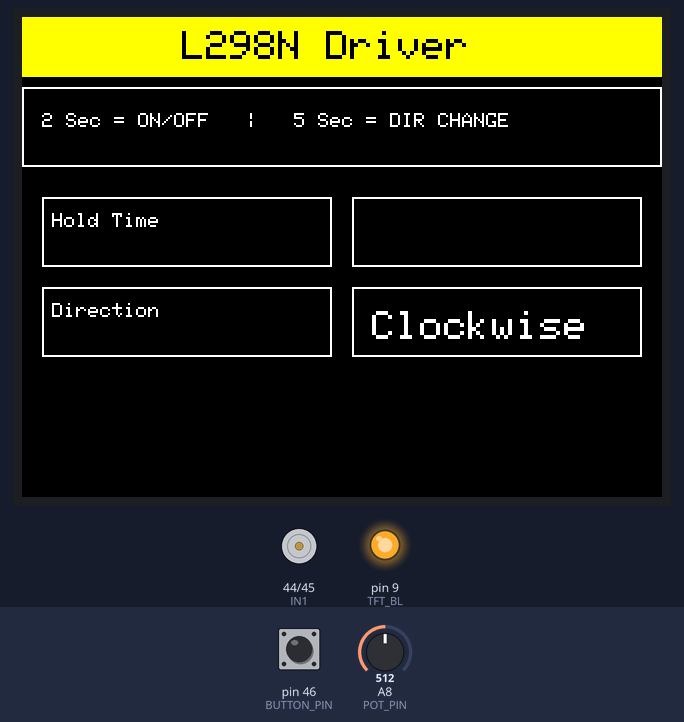
The sketch below on a simulated Arduino Mega 2560, built with avr-gcc and run on an emulated ATmega2560. Shown: 320×240 colour display, motor-driver pin pairs drawn as motors (green arrow = first pin HIGH = forward, orange = second pin HIGH = backward, longer = more drive, scaled by the enable pin), output pins drawn as LEDs (lit = HIGH). The test bench sets the inputs (shaded band); at power-on: pin 46 (BUTTON_PIN) LOW, A8 (POT_PIN) = 512.

Above: at 1.4 s.
1.5 s: pin 46 (BUTTON_PIN) pulled HIGH for 0.15 s
At 2.1 s:
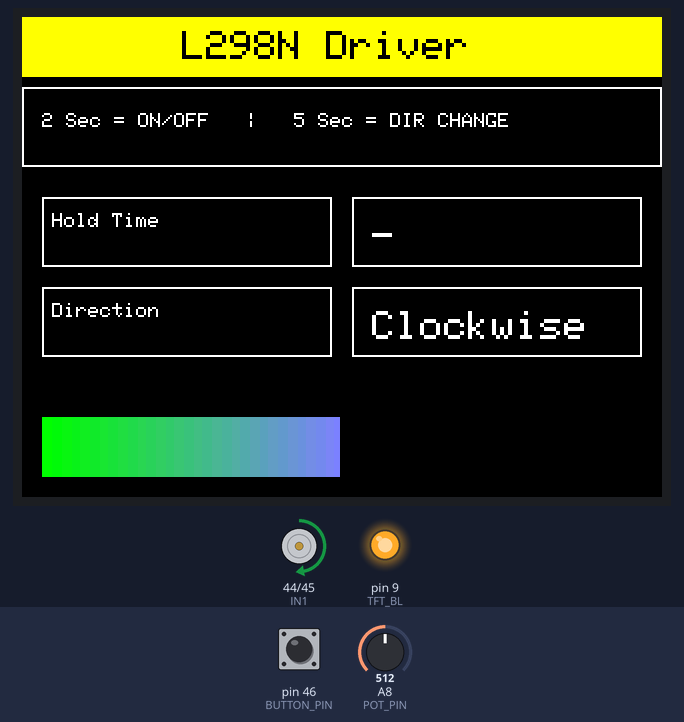
3.2 s: A8 (POT_PIN) set to 134
At 3.7 s:
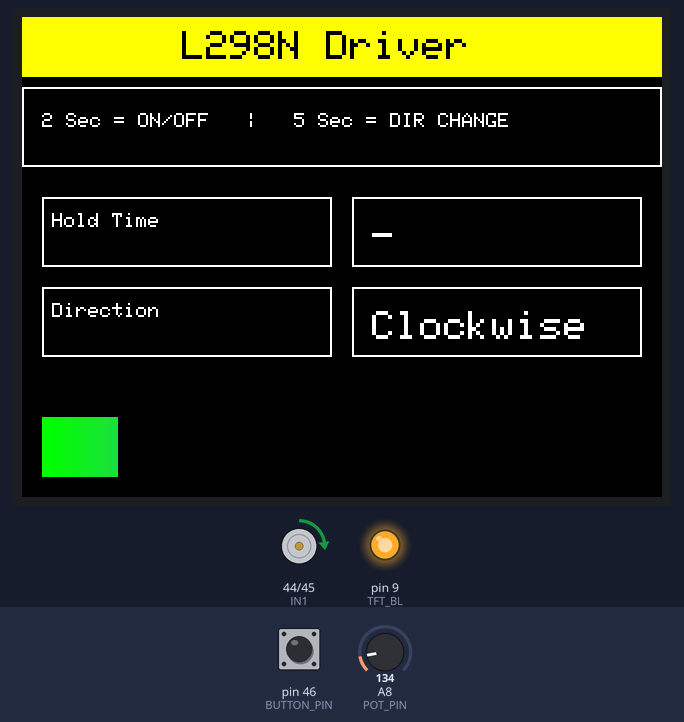
4.8 s: A8 (POT_PIN) set to 117
At 6.0 s:
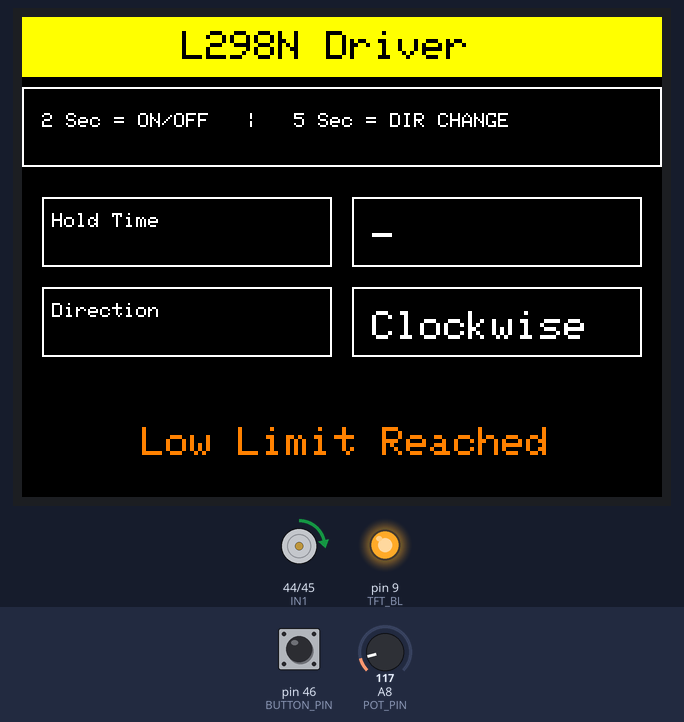
6.3 s: pin 46 (BUTTON_PIN) pulled HIGH for 1 s
At 8.2 s:
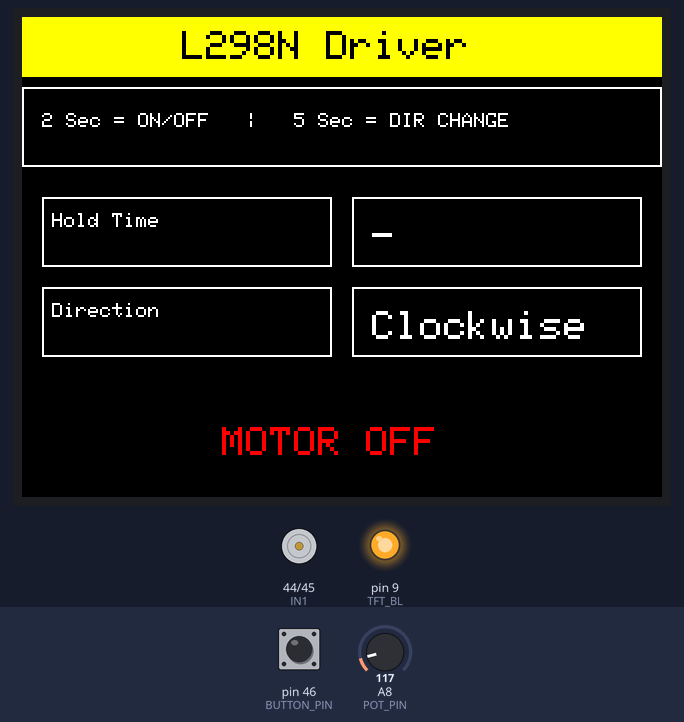
8.8 s: pin 46 (BUTTON_PIN) pulled HIGH for 3.2 s
At 12.4 s:
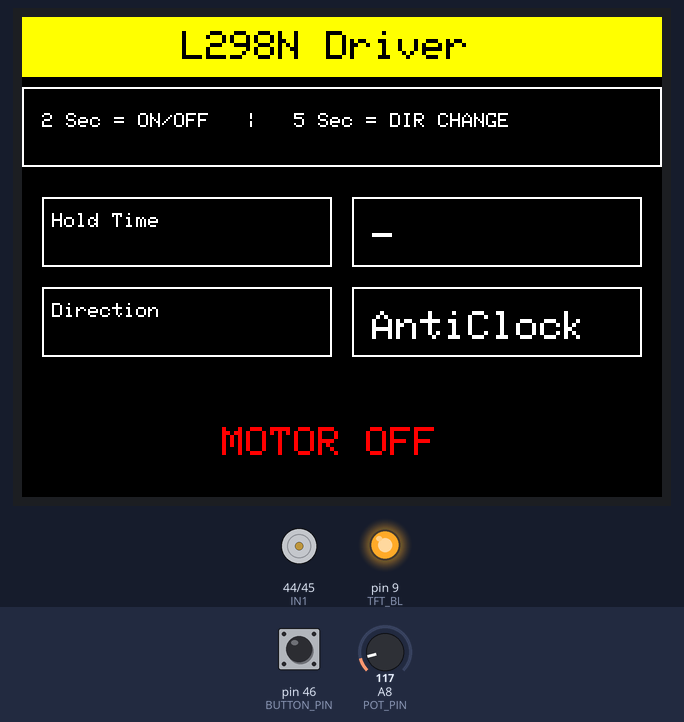
13.5 s: pin 46 (BUTTON_PIN) pulled HIGH for 3.2 s
At 16.3 s:
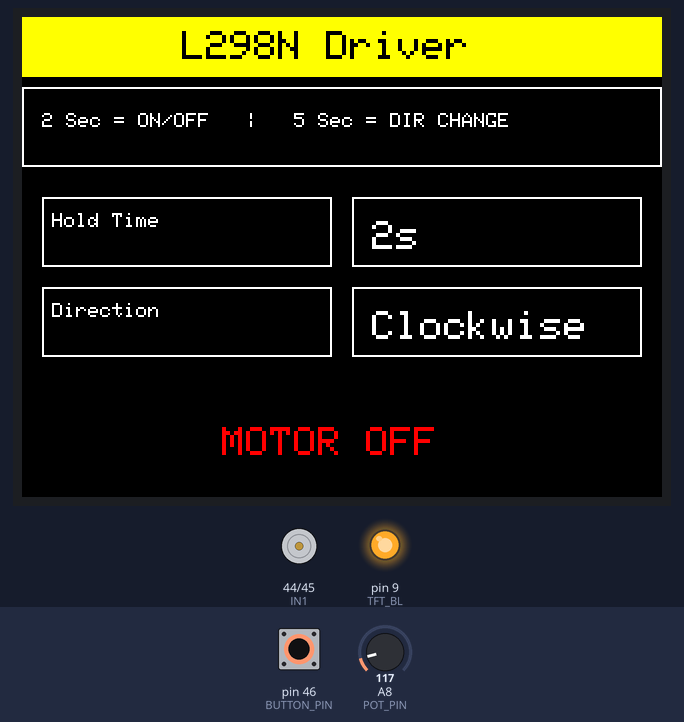
Timing chart, 0 to 17.8 s (numbered marks = the images above; inputs shaded):
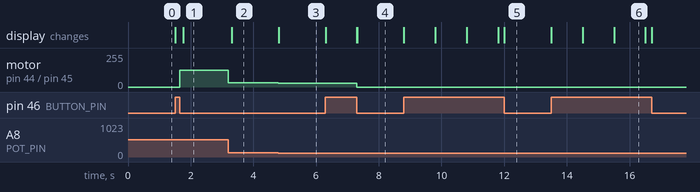

The sketch:

L298NDriverTFTPOT.ino
```cpp
#include <Adafruit_GFX.h>
#include <Adafruit_ST7789.h>
#include <Wire.h>
#include <SPI.h>

#define TFT_CS 53
#define TFT_RST 8
#define TFT_DC 7
#define TFT_BL 9

#define POT_PIN A8
#define BUTTON_PIN 46
#define IN1 44
#define IN2 45
#define ENA 3

Adafruit_ST7789 tft = Adafruit_ST7789(TFT_CS, TFT_DC, TFT_RST);

bool motorRunning = false;
bool directionClockwise = true;
bool buttonPressed = false;

unsigned long pressStartTime = 0;
int holdSeconds = 0;
int lastReportedHold = -1;

int motorSpeed = 0;
int lastMotorSpeed = -1;
bool lastMotorState = false;
String lastDirection = "";

void drawStaticLayout();
void moveClockwise();
void moveAntiClockwise();
void applyMotor();
void handleButton();
void handlePotentiometer();
void updateDisplay();

void setup() {
  Wire.begin();
  Serial.begin(9600);
  pinMode(TFT_BL, OUTPUT);
  digitalWrite(TFT_BL, HIGH);
  tft.init(240, 320);
  tft.setRotation(1);
  pinMode(IN1, OUTPUT);
  pinMode(IN2, OUTPUT);
  pinMode(ENA, OUTPUT);
  pinMode(BUTTON_PIN, INPUT);
  drawStaticLayout();
  moveClockwise();
}

void loop() {
  handleButton();
  handlePotentiometer();
  updateDisplay();
}

void moveClockwise() {
  directionClockwise = true;
  digitalWrite(IN1, HIGH);
  digitalWrite(IN2, LOW);
}

void moveAntiClockwise() {
  directionClockwise = false;
  digitalWrite(IN1, LOW);
  digitalWrite(IN2, HIGH);
}

void applyMotor() {
  if (motorRunning) {
    if (directionClockwise) moveClockwise();
    else moveAntiClockwise();
    analogWrite(ENA, motorSpeed);
  } else {
    digitalWrite(IN1, LOW);
    digitalWrite(IN2, LOW);
    analogWrite(ENA, 0);
  }
}

void handleButton() {
  static bool longPressActionDone = false;
  bool state = digitalRead(BUTTON_PIN);

  if (state == HIGH && !buttonPressed) {
    buttonPressed = true;
    pressStartTime = millis();
    holdSeconds = 0;
    lastReportedHold = -1;
    longPressActionDone = false;
  }

  if (buttonPressed && state == HIGH) {
    unsigned long duration = millis() - pressStartTime;
    int currentHold = duration / 1000;

    if (currentHold != lastReportedHold) {
      lastReportedHold = currentHold;
    }

    if (currentHold >= 2 && !longPressActionDone) {
      directionClockwise = !directionClockwise;
      if (motorRunning) applyMotor();
      longPressActionDone = true;
    }
  }

  if (buttonPressed && state == LOW) {
    unsigned long holdDuration = millis() - pressStartTime;

    if (holdDuration >= 100 && !longPressActionDone) {
      motorRunning = !motorRunning;
      applyMotor();
    }

    buttonPressed = false;
    holdSeconds = 0;
    lastReportedHold = -1;
  }
}

void handlePotentiometer() {
  int potVal = analogRead(POT_PIN);
  int newSpeed = map(potVal, 0, 1023, 0, 255);
  if (motorRunning && newSpeed != motorSpeed) {
    motorSpeed = newSpeed;
    analogWrite(ENA, motorSpeed);
  } else if (!motorRunning) {
    analogWrite(ENA, 0);
  }
}

void drawStaticLayout() {
  tft.fillScreen(ST77XX_BLACK);
  tft.fillRect(0, 0, 320, 30, ST77XX_YELLOW);
  tft.setTextColor(ST77XX_BLACK);
  tft.setTextSize(2);
  tft.setCursor(80, 7);
  tft.print("L298N Driver");
  tft.drawRect(0, 35, 320, 40, ST77XX_WHITE);
  tft.setCursor(10, 48);
  tft.setTextColor(ST77XX_WHITE);
  tft.setTextSize(1);
  tft.print("2 Sec = ON/OFF   |   5 Sec = DIR CHANGE");
  tft.drawRect(10, 90, 145, 35, ST77XX_WHITE);
  tft.setCursor(15, 98);
  tft.setTextColor(ST77XX_WHITE);
  tft.setTextSize(1);
  tft.print("Hold Time");
  tft.drawRect(165, 90, 145, 35, ST77XX_WHITE);
  tft.drawRect(10, 135, 145, 35, ST77XX_WHITE);
  tft.setCursor(15, 143);
  tft.setTextColor(ST77XX_WHITE);
  tft.setTextSize(1);
  tft.print("Direction");
  tft.drawRect(165, 135, 145, 35, ST77XX_WHITE);
}

void updateDisplay() {
  static int prevHoldShown = -1;
  if (lastReportedHold != prevHoldShown) {
    tft.fillRect(170, 95, 130, 25, ST77XX_BLACK);
    tft.setCursor(175, 102);
    tft.setTextColor(ST77XX_WHITE);
    tft.setTextSize(2);
    if (buttonPressed) {
      tft.print(lastReportedHold);
      tft.print("s");
    } else {
      tft.print("-");
    }
    prevHoldShown = lastReportedHold;
  }

  String currentDir = directionClockwise ? "Clockwise" : "AntiClock";
  if (currentDir != lastDirection) {
    tft.fillRect(170, 140, 130, 25, ST77XX_BLACK);
    tft.setCursor(175, 147);
    tft.setTextColor(ST77XX_WHITE);
    tft.setTextSize(2);
    tft.print(currentDir);
    lastDirection = currentDir;
  }

  int barY = 200;
  int barH = 30;
  int barX = 10;
  int barW = 300;

  if (motorRunning && motorSpeed != lastMotorSpeed) {
    if (motorSpeed >= 240) {
      tft.fillRect(barX, barY, barW, barH, ST77XX_BLACK);
      tft.setCursor(60, barY + 5);
      tft.setTextColor(ST77XX_RED);
      tft.setTextSize(2);
      tft.print("Max Limit Reached");
    } else if (motorSpeed <= 30) {
      tft.fillRect(barX, barY, barW, barH, ST77XX_BLACK);
      tft.setCursor(60, barY + 5);
      tft.setTextColor(ST77XX_ORANGE);
      tft.setTextSize(2);
      tft.print("Low Limit Reached");
    } else {
      int fillW = map(motorSpeed, 0, 255, 0, barW);
      for (int x = 0; x < barW; x++) {
        float ratio = (float)x / barW;
        uint8_t r = ratio * 255;
        uint8_t g = 255 - r;
        uint8_t b = (1 - abs(0.5 - ratio) * 2) * 255;
        uint16_t color = tft.color565(r, g, b);
        for (int y = 0; y < barH; y++) {
          if (x < fillW)
            tft.drawPixel(barX + x, barY + y, color);
          else
            tft.drawPixel(barX + x, barY + y, ST77XX_BLACK);
        }
      }
    }
    lastMotorSpeed = motorSpeed;
  }

  if (!motorRunning && lastMotorState != motorRunning) {
    tft.fillRect(barX, barY, barW, barH, ST77XX_BLACK);
    tft.setCursor(100, barY + 5);
    tft.setTextColor(ST77XX_RED);
    tft.setTextSize(2);
    tft.print("MOTOR OFF");
    lastMotorSpeed = 0;
  }

  lastMotorState = motorRunning;
}
```

Measured:
- the behaviour switches between 125 and 124 on A8 (POT_PIN) (found by bisection; images 2 and 3)
- after the input at 1.5 s, motor on pin 44 (IN1) / pin 45 (IN2): stopped → forward 127/255 after 0.15 s; the display: first changes at once (image 1 shows a later state)
- after the input at 3.2 s, motor on pin 44 (IN1) / pin 45 (IN2): forward 127/255 → forward 33/255 at once; the display: changes after 0.11 s (image 2)
- after the input at 4.8 s, motor on pin 44 (IN1) / pin 45 (IN2): forward 33/255 → forward 29/255 at once; the display: changes at once (image 3)
- after the input at 6.3 s, motor on pin 44 (IN1) / pin 45 (IN2): forward 29/255 → stopped after 1.0 s; the display: first changes at once (image 4 shows a later state)
- after the input at 8.8 s, the display: first changes at once (image 5 shows a later state)
- after the input at 13.5 s, the display: first changes at once (image 6 shows a later state)
